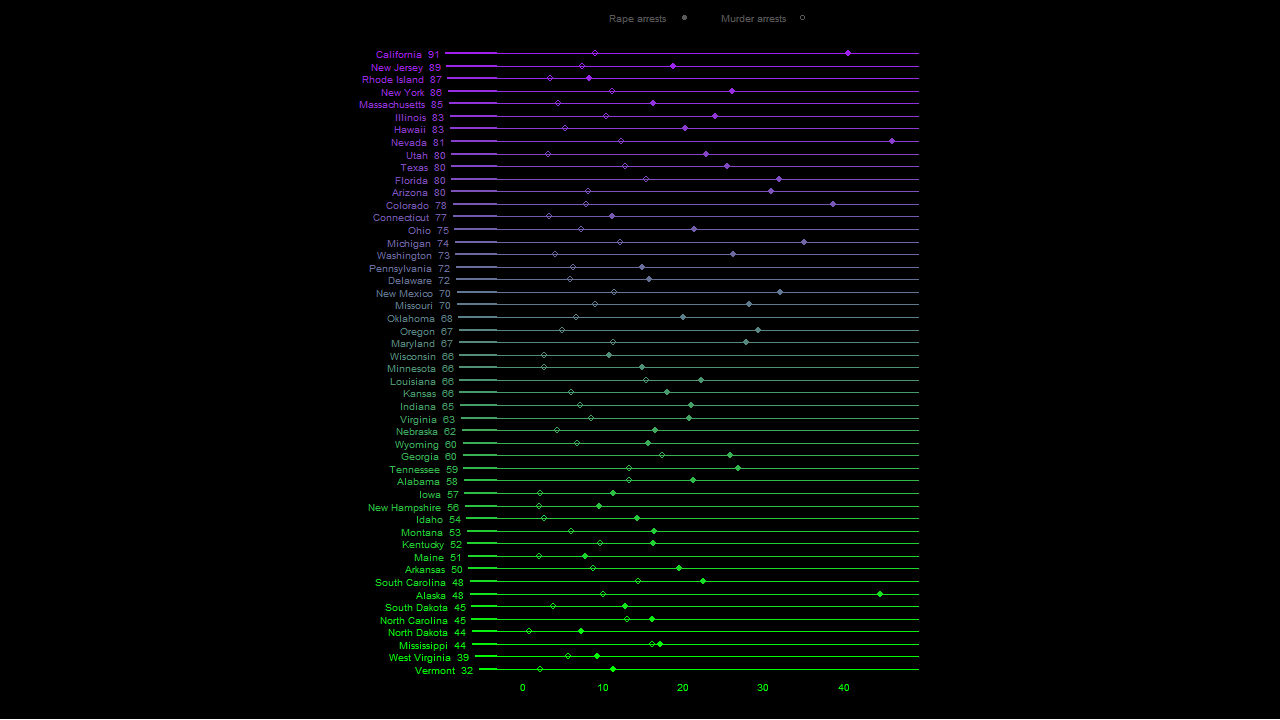

Write R code to recreate this figure.
library(lattice)

data(USArrests)
USArrests$State <- rownames(USArrests)
rownames(USArrests) <- 1:50

axis.set <- function(side, ...) {
  if (side == "left") {
    panel.axis(side = side, outside = TRUE, at=1:50, 
               tck = sort(USArrests$UrbanPop)/10,
               line.col = colorRampPalette(c("green","purple"))(50),
               line.lwd= 2,
               text.col = colorRampPalette(c("green","purple"))(50), 
               text.cex=0.8,
               labels=paste(as.character(
                 sort(
                   reorder(USArrests$State, USArrests$UrbanPop))),
                 as.character(sort(USArrests$UrbanPop)), sep="  "))
  }else{
    if (side == "bottom") {
      panel.axis(side = side, outside = TRUE, at=c(0,10,20,30,40), 
                 tck=0,
                 text.col = "green",
                 text.cex= 0.8, 
                 rot=0)
    }else axis.default(side = side, ...)
  }
  
}

orUP <- order(USArrests$UrbanPop)
df <- data.frame(orUP, cr=colorRampPalette(c("green","purple"))(50))
df <- df[order(df$orUP),]

dotplot(reorder(State,UrbanPop) ~ Rape+Murder, data=USArrests, 
        origin=0, aspect=1.5,
        xlab=NULL,
        axis=axis.set,
        
        key=list(space = "top",
                 text = list(c("Rape arrests","Murder arrests")),
                 columns = 2,
                 col = "gray35",
                 cex = 0.8,
                 points = list(pch=c(16,1), col="gray35")),
        
        par.settings=list(dot.line=list(col=as.character(df$cr), lwd=1),
                          panel.background=list(col="black"),
                          background=list(col="black"),
                          axis.components=list(left=list(pad1=1, pad2=12)),
                          axis.line=list(col="transparent")),
        
        panel=function(x,y,...){
          panel.dotplot(x,y,...,pch=list(c(16),c(1)), cex=1, 
                        col=list(c(as.character(df$cr)),c(as.character(df$cr))))
        })
